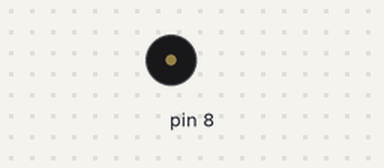
This sketch was run on a simulated Arduino Uno, built with avr-gcc and run on an emulated ATmega328P. On the bench: buzzer (waves = sounding).

Above: at 0.1 s.
At 10.2 s:
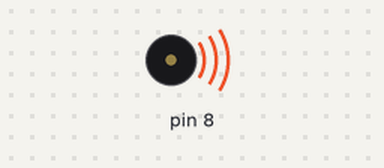
Timing chart, 0 to 13.8 s (numbered marks = the images above):
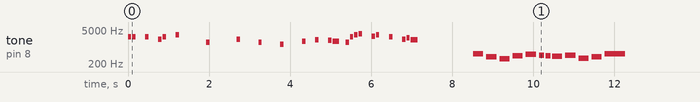

The sketch:

Latihan7.ino
```cpp
#define NOTE_B0  31
#define NOTE_C1  33
#define NOTE_CS1 35
#define NOTE_D1  37
#define NOTE_DS1 39
#define NOTE_E1  41
#define NOTE_F1  44
#define NOTE_FS1 46
#define NOTE_G1  49
#define NOTE_GS1 52
#define NOTE_A1  55
#define NOTE_AS1 58
#define NOTE_B1  62
#define NOTE_C2  65
#define NOTE_CS2 69
#define NOTE_D2  73
#define NOTE_DS2 78
#define NOTE_E2  82
#define NOTE_F2  87
#define NOTE_FS2 93
#define NOTE_G2  98
#define NOTE_GS2 104
#define NOTE_A2  110
#define NOTE_AS2 117
#define NOTE_B2  123
#define NOTE_C3  131
#define NOTE_CS3 139
#define NOTE_D3  147
#define NOTE_DS3 156
#define NOTE_E3  165
#define NOTE_F3  175
#define NOTE_FS3 185
#define NOTE_G3  196
#define NOTE_GS3 208
#define NOTE_A3  220
#define NOTE_AS3 233
#define NOTE_B3  247
#define NOTE_C4  262
#define NOTE_CS4 277
#define NOTE_D4  294
#define NOTE_DS4 311
#define NOTE_E4  330
#define NOTE_F4  349
#define NOTE_FS4 370
#define NOTE_G4  392
#define NOTE_GS4 415
#define NOTE_A4  440
#define NOTE_AS4 466
#define NOTE_B4  494
#define NOTE_C5  523
#define NOTE_CS5 554
#define NOTE_D5  587
#define NOTE_DS5 622
#define NOTE_E5  659
#define NOTE_F5  698
#define NOTE_FS5 740
#define NOTE_G5  784
#define NOTE_GS5 831
#define NOTE_A5  880
#define NOTE_AS5 932
#define NOTE_B5  988
#define NOTE_C6  1047
#define NOTE_CS6 1109
#define NOTE_D6  1175
#define NOTE_DS6 1245
#define NOTE_E6  1319
#define NOTE_F6  1397
#define NOTE_FS6 1480
#define NOTE_G6  1568
#define NOTE_GS6 1661
#define NOTE_A6  1760
#define NOTE_AS6 1865
#define NOTE_B6  1976
#define NOTE_C7  2093
#define NOTE_CS7 2217
#define NOTE_D7  2349
#define NOTE_DS7 2489
#define NOTE_E7  2637
#define NOTE_F7  2794
#define NOTE_FS7 2960
#define NOTE_G7  3136
#define NOTE_GS7 3322
#define NOTE_A7  3520
#define NOTE_AS7 3729
#define NOTE_B7  3951
#define NOTE_C8  4186
#define NOTE_CS8 4435
#define NOTE_D8  4699
#define NOTE_DS8 4978

int marioMelody[] = {
  NOTE_E7, NOTE_E7, 0, NOTE_E7,
  0, NOTE_C7, NOTE_E7, 0,
  NOTE_G7, 0, 0,  0,
  NOTE_G6, 0, 0,  0,
  NOTE_C7, 0, 0, NOTE_G6,
  0, 0, NOTE_E6, 0,
  0, NOTE_A6, 0, NOTE_B6,
  0, NOTE_AS6, NOTE_A6, 0,
  NOTE_G6, NOTE_E7, NOTE_G7,
  NOTE_A7, 0, NOTE_F7, NOTE_G7,
  0, NOTE_E7, 0, NOTE_C7,
  NOTE_D7, NOTE_B6, 0, 0
};

int marioDurations[] = {
  12,12, 6,12,
  6,12,12,6,
  12,6,6,6,
  12,6,6,6,
  12,6,6,12,
  6,6,12,6,
  6,12,6,12,
  6,12,6,12,
  12,12,12,
  12,6,12,12,
  6,12,6,12,
  12,6,6,12
};

int gameOverMelody[] = {
  NOTE_C5, NOTE_G4, NOTE_E4, NOTE_A4,
  NOTE_B4, NOTE_AS4, NOTE_A4, NOTE_GS4,
  NOTE_AS4, NOTE_F4, NOTE_G4, NOTE_C5
};

int gameOverDurations[] = {
  4,4,4,4,
  4,8,8,4,
  4,4,4,2
};

void setup() {
  for (int thisNote = 0; thisNote < (sizeof(marioMelody)/sizeof(int)); thisNote++) {
    int noteDuration = 1000 / marioDurations[thisNote];
    tone(8, marioMelody[thisNote], noteDuration);
    int pauseBetweenNotes = noteDuration * 1.30;
    delay(pauseBetweenNotes);
    noTone(8);
  }

  delay(1000);

  for (int thisNote = 0; thisNote < (sizeof(gameOverMelody)/sizeof(int)); thisNote++) {
    int noteDuration = 1000 / gameOverDurations[thisNote];
    tone(8, gameOverMelody[thisNote], noteDuration);
    int pauseBetweenNotes = noteDuration * 1.30;
    delay(pauseBetweenNotes);
    noTone(8);
  }
}

void loop() {
  // tidak diulang
}
```
